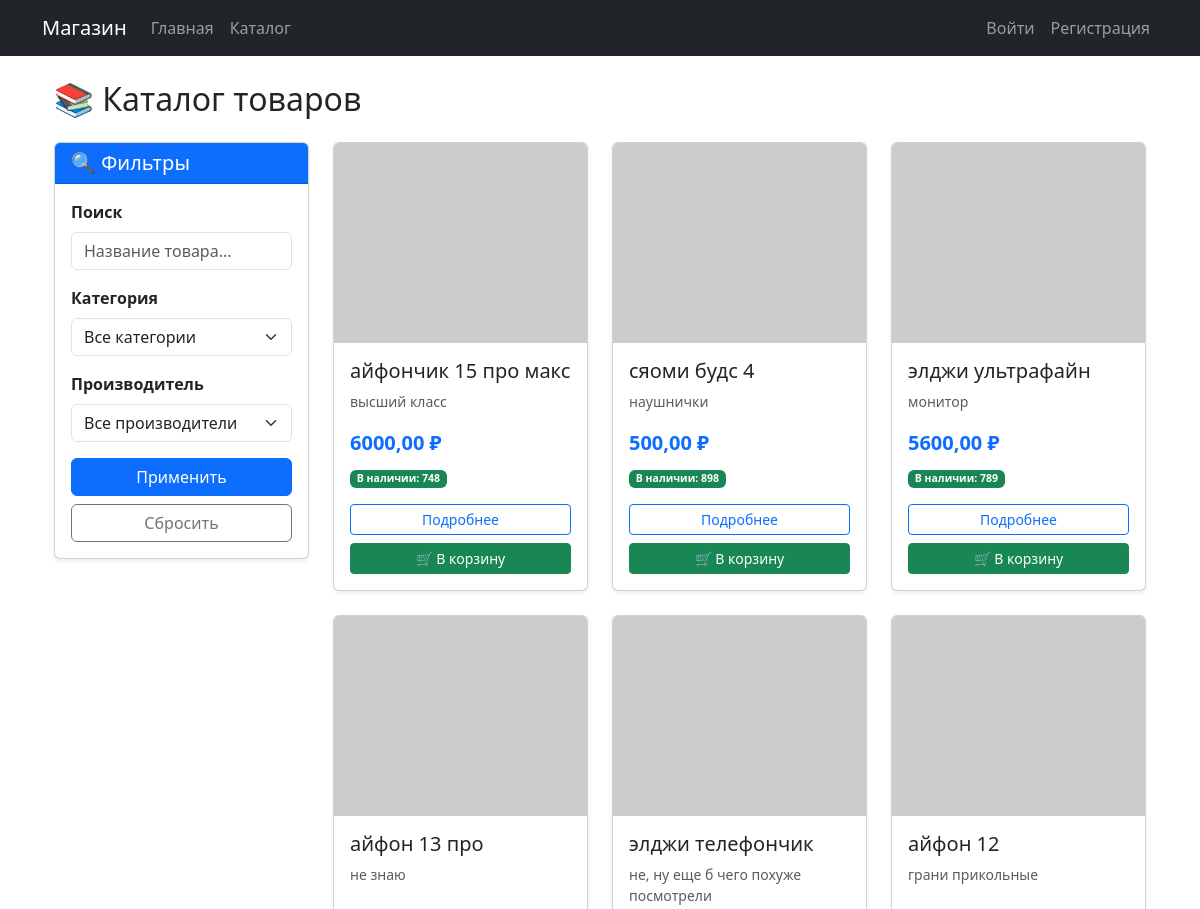
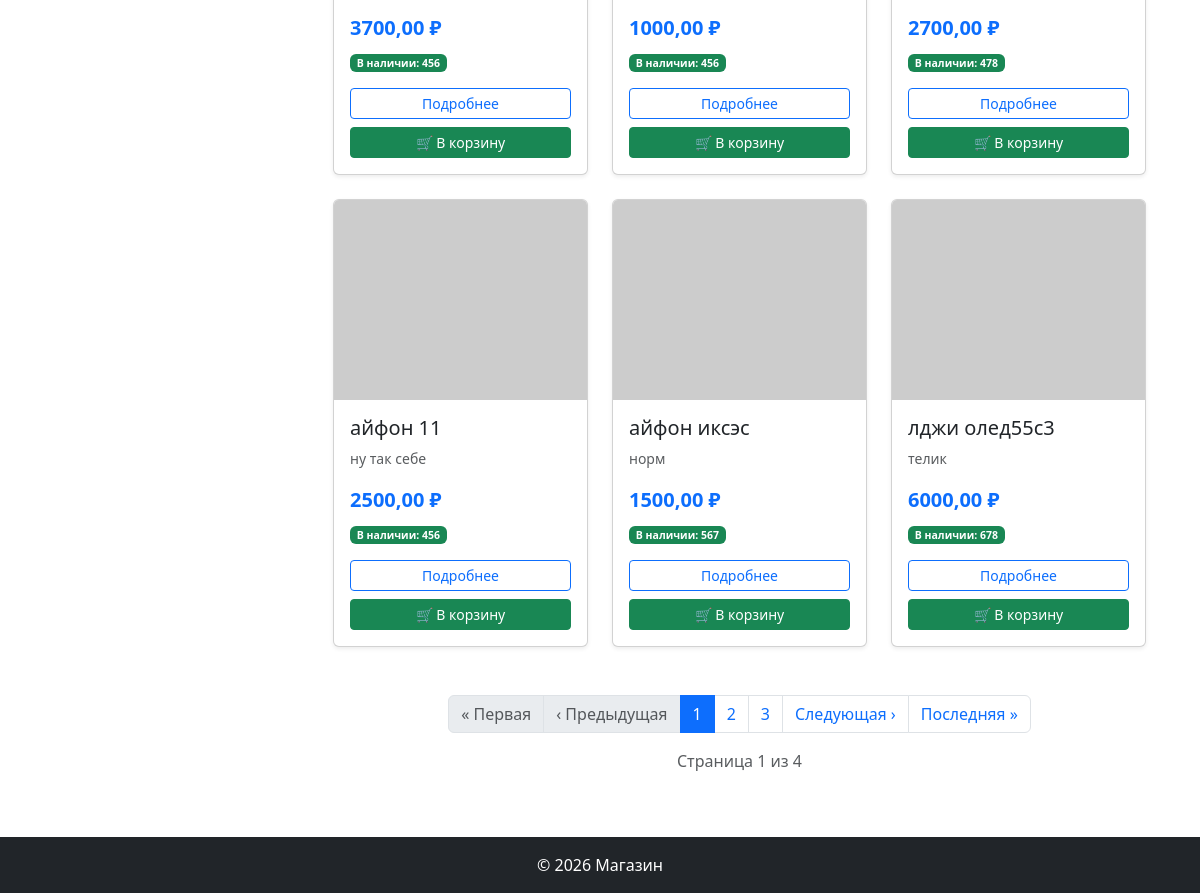
/catalog/, run on an earlier commit of the app's database (2 pictures, top to bottom).
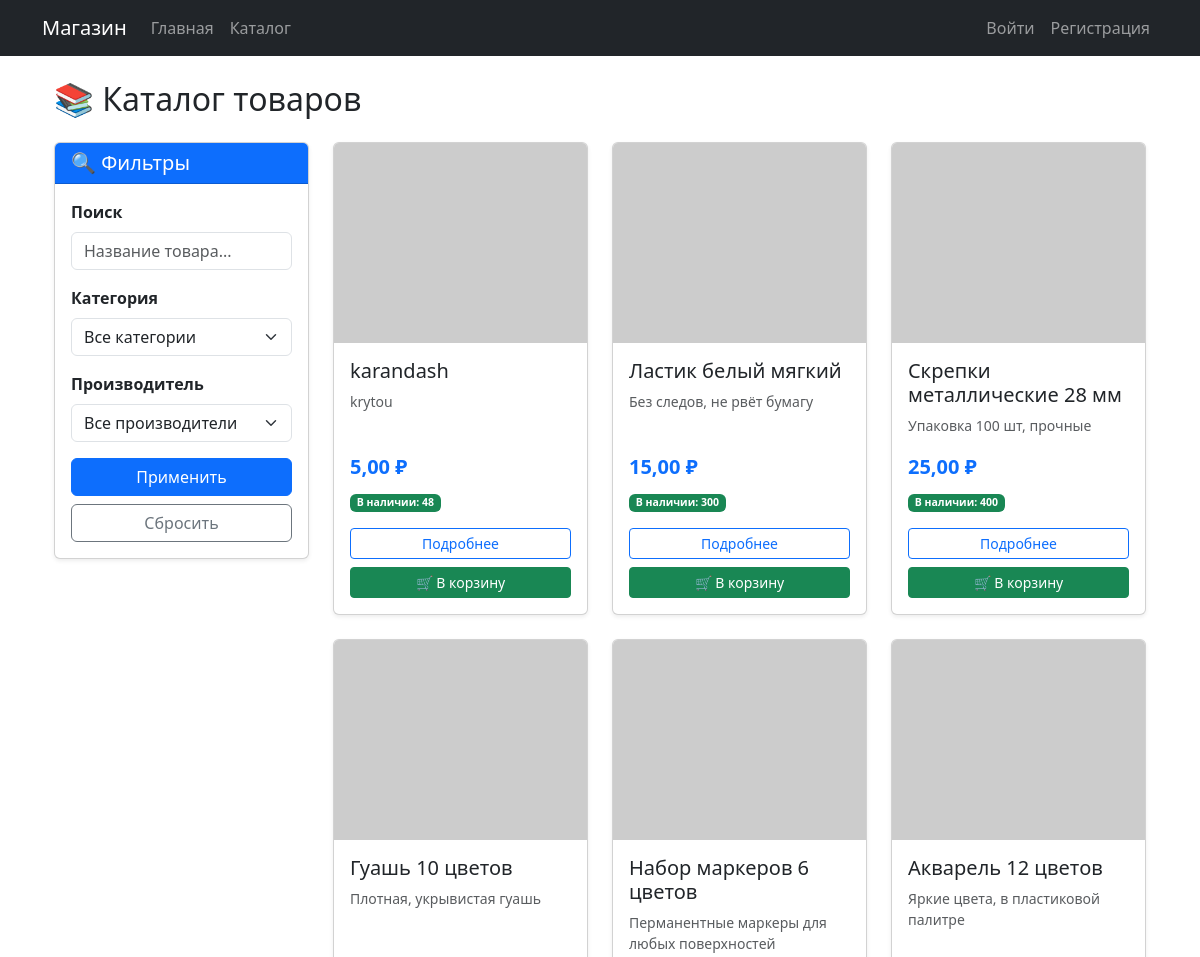
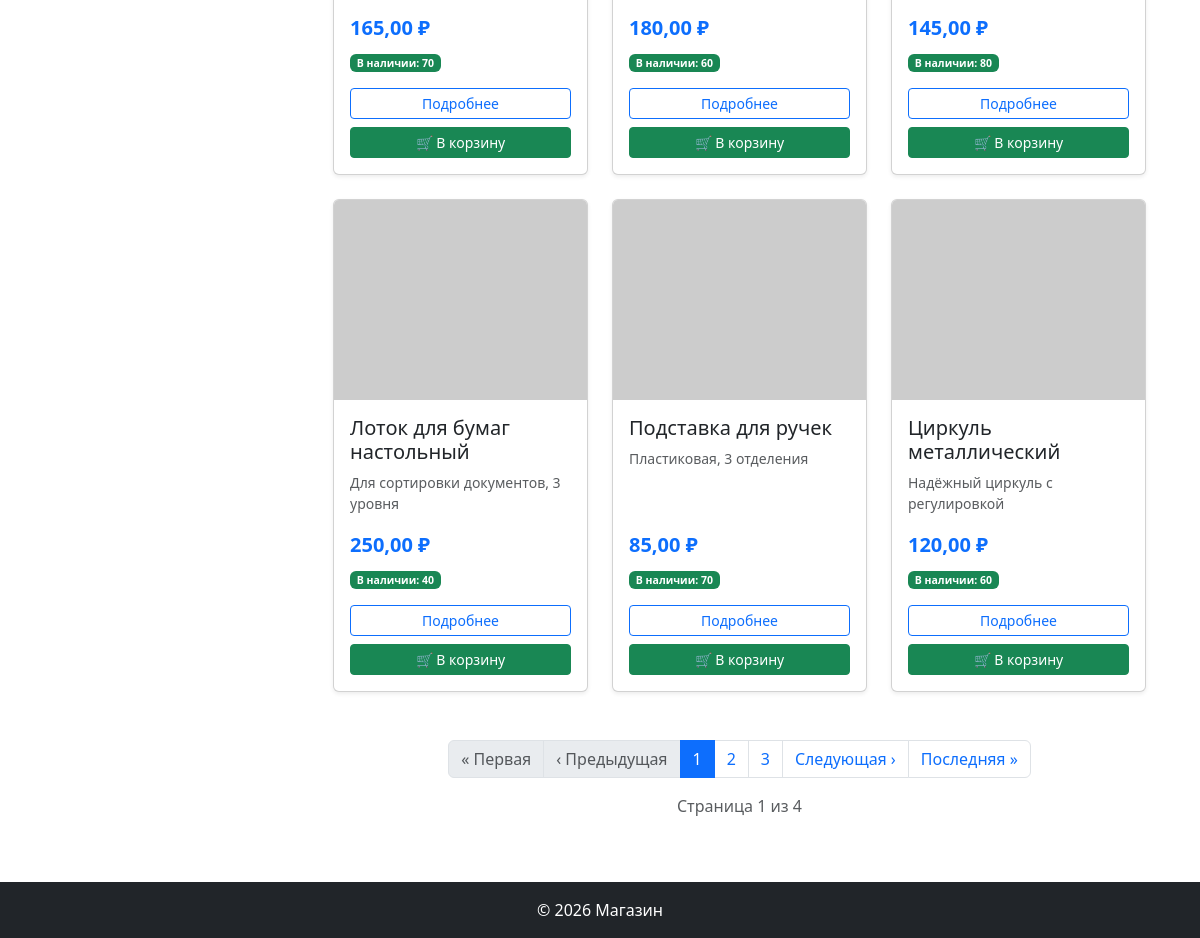
And on a later commit of the database (2 pictures, top to bottom).
### shop/models.py (models this page shows, shortened)
class Product(models.Model):
    name = models.CharField(max_length = 200)
    description = models.TextField()
    photo = models.ImageField(upload_to = 'products/', blank = True)
    price = models.DecimalField(max_digits = 10, decimal_places = 2,
    validators = [MinValueValidator(0)])
    stock = models.IntegerField(validators = [MinValueValidator(0)])
    category = models.ForeignKey(Category, on_delete = models.CASCADE)
    manufacturer = models.ForeignKey(Manufacturer, on_delete = models.CASCADE)

### shop/views.py (the view)
# urls.py: path('catalog/', views.product_list, name='product_list'),
def product_list(request):
    products = Product.objects.all().order_by('-id')
    category_id = request.GET.get('category')
    if category_id:
        products = products.filter(category_id=category_id)
    manufacturer_id = request.GET.get('manufacturer')
    if manufacturer_id:
        products = products.filter(manufacturer_id=manufacturer_id)
    search_query = request.GET.get('search')
    if search_query:
        products = products.filter(
            Q(name__icontains=search_query) | Q(description__icontains=search_query)
        )
    paginator = Paginator(products, 9)
    page_number = request.GET.get('page')
    page_obj = paginator.get_page(page_number)
    return render(request, 'shop/catalog.html', {
        'page_obj': page_obj,
        'categories': Category.objects.all(),
        'manufacturers': Manufacturer.objects.all(),
        'current_category': category_id,
        'current_manufacturer': manufacturer_id,
        'search_query': search_query,
    })

### shop/templates/shop/catalog.html (shortened to what this page needs)
{% extends 'shop/base.html' %}
{% load static %}
{% block content %}
<div class="container mt-4">
    <h2 class="mb-4">📚 Каталог товаров</h2>
    <div class="row">
        <div class="col-md-3 mb-4">
            <div class="card shadow-sm">
                <div class="card-header bg-primary text-white">
                    <h5 class="mb-0">🔍 Фильтры</h5>
                </div>
                <div class="card-body">
                    <form method="get" action="{% url 'shop:product_list' %}">
                        <div class="mb-3">
                            <label class="form-label fw-bold">Поиск</label>
                            <input type="text" name="search" class="form-control"
                                   value="{{ search_query|default:'' }}"
                                   placeholder="Название товара...">
                        </div>
                        <div class="mb-3">
                            <label class="form-label fw-bold">Категория</label>
                            <select name="category" class="form-select">
                                <option value="">Все категории</option>
                            </select>
                        </div>
                        <div class="mb-3">
                            <label class="form-label fw-bold">Производитель</label>
                            <select name="manufacturer" class="form-select">
                                <option value="">Все производители</option>
                            </select>
                        </div>
                        <button type="submit" class="btn btn-primary w-100">Применить</button>
                        <a href="{% url 'shop:product_list' %}" class="btn btn-outline-secondary w-100 mt-2">Сбросить</a>
                    </form>
                </div>
            </div>
        </div>
        <div class="col-md-9">
            {% if page_obj %}
                <div class="row">
                    {% for product in page_obj %}
                    <div class="col-md-4 mb-4">
                        <div class="card h-100 shadow-sm">
                            {% if product.photo %}
                                <img src="{{ product.photo.url }}" class="card-img-top" alt="{{ product.name }}" style="height: 200px; object-fit: cover;">
                            {% else %}
                                <img src="https://via.placeholder.com/300x200?text=Нет+фото" class="card-img-top" alt="{{ product.name }}" style="height: 200px; object-fit: cover;">
                            {% endif %}
                            <div class="card-body d-flex flex-column">
                                <h5 class="card-title">{{ product.name }}</h5>
                                <p class="card-text text-muted small flex-grow-1">
                                    {{ product.description|truncatewords:15 }}
                                </p>
                                <p class="card-text mb-2">
                                    <strong class="text-primary fs-5">{{ product.price }} ₽</strong>
                                </p>
                                <p class="card-text small">
                                    {% if product.stock > 0 %}
                                        <span class="badge bg-success">В наличии: {{ product.stock }}</span>
                                    {% else %}
                                        <span class="badge bg-danger">Нет в наличии</span>
                                    {% endif %}
                                </p>
                                <div class="mt-auto">
                                    <a href="{% url 'shop:product_detail' product.pk %}"
                                       class="btn btn-outline-primary btn-sm w-100 mb-2">
                                        Подробнее
                                    </a>
                                    {% if product.stock > 0 %}
                                        <button class="btn btn-success btn-sm w-100 add-to-cart-btn"
                                                data-product-id="{{ product.id }}"
                                                data-product-name="{{ product.name }}">
                                            🛒 В корзину
                                        </button>
                                    {% else %}
                                        <button class="btn btn-secondary btn-sm w-100" disabled>
                                            Нет в наличии
                                        </button>
                                    {% endif %}
                                </div>
                            </div>
                        </div>
                    </div>
                    {% endfor %}
                </div>
                {% if page_obj.has_other_pages %}
                <nav aria-label="Навигация по страницам" class="mt-4">
                    <ul class="pagination justify-content-center">
                        {% if page_obj.has_previous %}
                            <li class="page-item">
                                <a class="page-link" href="?page=1{% if search_query %}&search={{ search_query }}{% endif %}{% if current_category %}&category={{ current_category }}{% endif %}{% if current_manufacturer %}&manufacturer={{ current_manufacturer }}{% endif %}">
                                    « Первая
                                </a>
                            </li>
                            <li class="page-item">
                                <a class="page-link" href="?page={{ page_obj.previous_page_number }}{% if search_query %}&search={{ search_query }}{% endif %}{% if current_category %}&category={{ current_category }}{% endif %}{% if current_manufacturer %}&manufacturer={{ current_manufacturer }}{% endif %}">
                                    ‹ Предыдущая
                                </a>
                            </li>
                        {% else %}
                            <li class="page-item disabled"><span class="page-link">« Первая</span></li>
                            <li class="page-item disabled"><span class="page-link">‹ Предыдущая</span></li>
                        {% endif %}
                        {% for num in page_obj.paginator.page_range %}
                            {% if page_obj.number == num %}
                                <li class="page-item active"><span class="page-link">{{ num }}</span></li>
                            {% elif num > page_obj.number|add:'-3' and num < page_obj.number|add:'3' %}
                                <li class="page-item">
                                    <a class="page-link" href="?page={{ num }}">
                                        {{ num }}
                                    </a>
                                </li>
                            {% endif %}
                        {% endfor %}
                        {% if page_obj.has_next %}
                            <li class="page-item">
                                <a class="page-link" href="?page={{ page_obj.next_page_number }}">
                                    Следующая ›
                                </a>
                            </li>
                            <li class="page-item">
                                <a class="page-link" href="?page={{ page_obj.paginator.num_pages }}">
                                    Последняя »
                                </a>
                            </li>
                        {% else %}
                            <li class="page-item disabled"><span class="page-link">Следующая ›</span></li>
                            <li class="page-item disabled"><span class="page-link">Последняя »</span></li>
                        {% endif %}
                    </ul>
                </nav>
                <p class="text-center text-muted">
                    Страница {{ page_obj.number }} из {{ page_obj.paginator.num_pages }}
                </p>
                {% endif %}
            {% else %}
                <div class="alert alert-info text-center">
                    <h4>📭 Каталог пуст</h4>
                    <p>Товаров пока нет. Добавьте их через админ-панель.</p>
                    <a href="/admin/" class="btn btn-primary">Перейти в админку</a>
                </div>
            {% endif %}
        </div>
    </div>
</div>
{% endblock %}

### shop/templates/shop/base.html (shortened to what this page needs)
{% load static %}
<!DOCTYPE html>
<html lang="ru">
<head>
    <link href="https://cdn.jsdelivr.net/npm/bootstrap@5.3.0/dist/css/bootstrap.min.css" rel="stylesheet">
    <link rel="stylesheet" href="{% static 'css/style.css' %}">
</head>
<body>
    <nav class="navbar navbar-expand-lg navbar-dark bg-dark mb-4">
        <div class="container">
            <a class="navbar-brand" href="{% url 'shop:index' %}">Магазин</a>
            <div class="collapse navbar-collapse" id="navbarNav">
                <ul class="navbar-nav me-auto">
                    <li class="nav-item">
                        <a class="nav-link" href="{% url 'shop:index' %}">Главная</a>
                    </li>
                    <li class="nav-item">
                        <a class="nav-link" href="{% url 'shop:product_list' %}">Каталог</a>
                    </li>
                </ul>
                <ul class="navbar-nav">
                    {% if user.is_authenticated %}
                        <li class="nav-item dropdown">
                            <a class="nav-link dropdown-toggle" href="#" id="navbarDropdown" role="button" data-bs-toggle="dropdown">
                                👤 {{ user.username }}
                            </a>
                            <ul class="dropdown-menu dropdown-menu-end" aria-labelledby="navbarDropdown">
                                <li><a class="dropdown-item" href="{% url 'shop:profile' %}">👤 Личный кабинет</a></li>
                                <li><a class="dropdown-item" href="{% url 'shop:settings' %}">⚙️ Настройки</a></li>
                                <li><hr class="dropdown-divider"></li>
                                <li>
                                    <form method="post" action="{% url 'shop:logout' %}">
                                        {% csrf_token %}
                                        <button type="submit" class="dropdown-item text-danger">🚪 Выйти</button>
                                    </form>
                                </li>
                            </ul>
                        </li>
                    {% else %}
                        <li class="nav-item"><a class="nav-link" href="{% url 'shop:login' %}">Войти</a></li>
                        <li class="nav-item"><a class="nav-link" href="{% url 'shop:register' %}">Регистрация</a></li>
                    {% endif %}
                </ul>
            </div>
        </div>
    </nav>
    <main class="container">
        {% block content %}{% endblock %}
    </main>
    <footer class="bg-dark text-white text-center py-3 mt-5">
        <p class="mb-0">&copy; 2026 Магазин</p>
    </footer>
</body>
</html>

### static/css/style.css (style rules this page uses)
.card { transition: transform 0.2s; }
.card-img-top { height: 200px; object-fit: cover; }

What changed in the data, as far as the page shows it:
removed Product: name "айфончик 15 про макс", description "высший класс", price "6000,00", stock "748"
removed Product: name "сяоми будс 4", description "наушнички", price "500,00", stock "898"
removed Product: name "элджи ультрафайн", description "монитор", price "5600,00", stock "789"
removed Product: name "айфон 13 про", description "не знаю", price "3700,00", stock "456"
removed Product: name "элджи телефончик", description "не, ну еще б чего похуже посмотрели", price "1000,00", stock "456"
removed Product: name "айфон 12", description "грани прикольные", price "2700,00", stock "478"
removed Product: name "айфон 11", description "ну так себе", price "2500,00", stock "456"
removed Product: name "айфон иксэс", description "норм", price "1500,00", stock "567"
removed Product: name "лджи олед55с3", description "телик", price "6000,00", stock "678"
added Product: name "karandash", description "krytou", price "5,00", stock "48"
added Product: name "Ластик белый мягкий", description "Без следов, не рвёт бумагу", price "15,00", stock "300"
added Product: name "Скрепки металлические 28 мм", description "Упаковка 100 шт, прочные", price "25,00", stock "400"
added Product: name "Гуашь 10 цветов", description "Плотная, укрывистая гуашь", price "165,00", stock "70"
added Product: name "Набор маркеров 6 цветов", description "Перманентные маркеры для любых поверхностей", price "180,00", stock "60"
added Product: name "Акварель 12 цветов", description "Яркие цвета, в пластиковой палитре", price "145,00", stock "80"
added Product: name "Лоток для бумаг настольный", description "Для сортировки документов, 3 уровня", price "250,00", stock "40"
added Product: name "Подставка для ручек", description "Пластиковая, 3 отделения", price "85,00", stock "70"
added Product: name "Циркуль металлический", description "Надёжный циркуль с регулировкой", price "120,00", stock "60"
